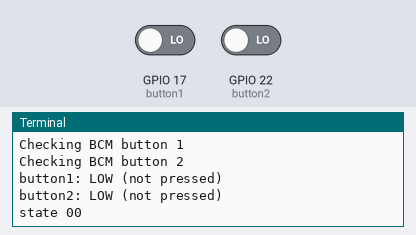
Simulated run of this program. Board: Raspberry Pi (BCM pin numbers). On the bench: the last lines printed to the terminal. The test bench sets the inputs (shaded band); at power-on: GPIO 17 (button1) LOW, GPIO 22 (button2) LOW.

Above: at 1.2 s.
1.3 s: GPIO 17 (button1) driven HIGH and GPIO 22 (button2) driven HIGH
At 5.8 s:
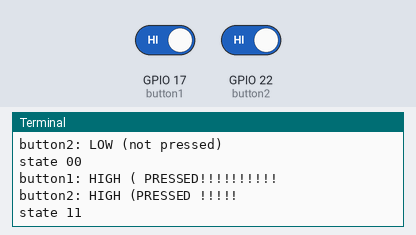
7.3 s: GPIO 17 (button1) driven LOW
At 10.9 s:
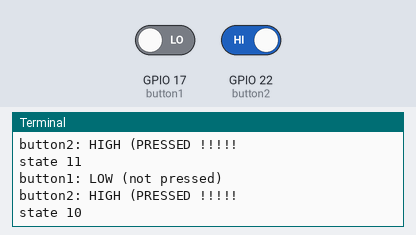
Timing chart, 0 to 12.4 s (numbered marks = the images above; inputs shaded):
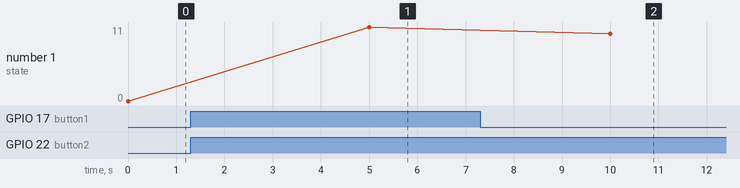

The program:

chk_gpio_state.py
```python
#
# Read two GPIO buttons which  can be used to set up
# to represent various states
#
# 00 dhcp
# 01 static IP
# 10 hot spot
# 11 not used
#
import time
import RPi.GPIO as GPIO
GPIO.setmode(GPIO.BCM)
GPIO.setwarnings(False)

# button1 = 4 # does not work
# button1 = 21
button1 = 17 #works
button2 = 22 #works

b1=0
b2=0

# set up pins with pull down resistor, resulting
# in default low = button not pressed
#
GPIO.setup(button1, GPIO.IN, GPIO.PUD_DOWN)
GPIO.setup(button2, GPIO.IN, GPIO.PUD_DOWN)

print ("Checking BCM button 1")
print ("Checking BCM button 2")
while True:
  b1=0
  b2=0
  button1_state = GPIO.input(button1)
  button2_state = GPIO.input(button2)
  if button1_state == GPIO.HIGH:
    print ("button1: HIGH ( PRESSED!!!!!!!!!!")
    b1=1
  else:
    print ("button1: LOW (not pressed)")
    b1=0
  if button2_state == GPIO.HIGH:
    print ("button2: HIGH (PRESSED !!!!!")
    b2=1
  else:
    print ("button2: LOW (not pressed)")
    b2=0
  if b1==0 and b2==0:
    print ("state 00")
  elif b1==1 and b2==0:
    print ("state 01")
  elif b1==0 and b2==1:
    print ("state 10")
  elif b1==1 and b2==1:
    print ("state 11")
  time.sleep(5)
```

Measured:
- after the input at 1.3 s, the terminal: prints a new line after 3.7 s (image 1)
- after the input at 7.3 s, the terminal: prints a new line after 2.7 s (image 2)
- plotted number 1: 0 → 11 after the input at 1.3 s, 11 → 10 after the input at 7.3 s
